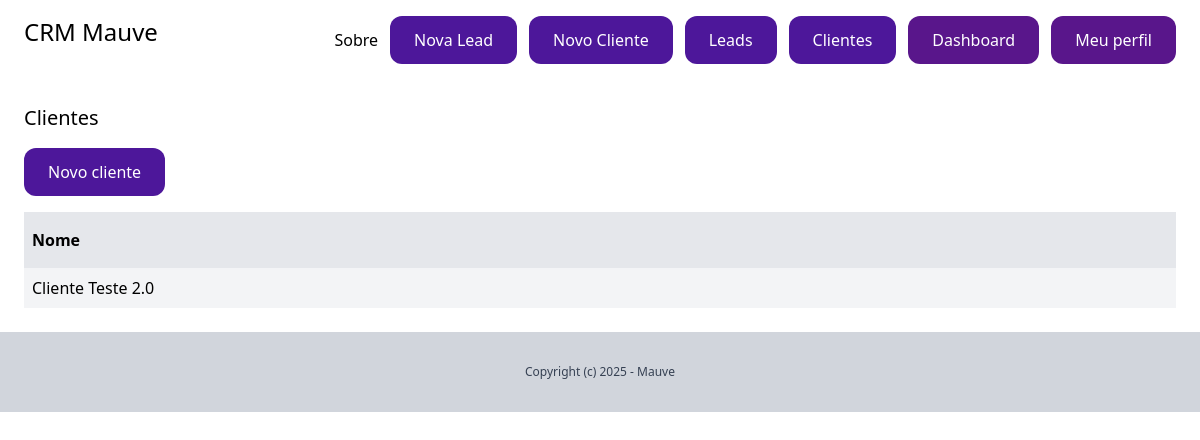
The app's page /dashboard/clientes/ (signed in), older data.
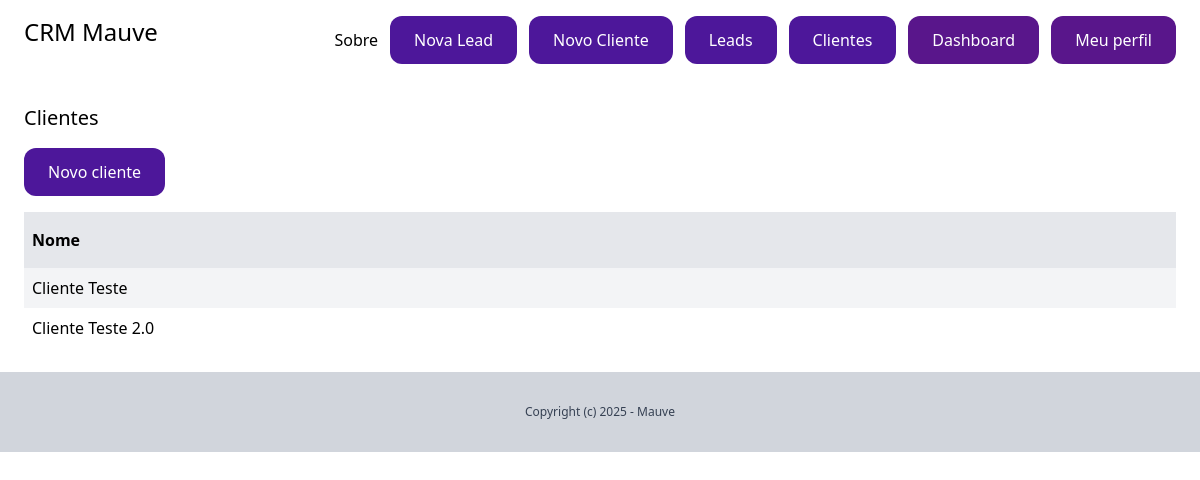
The same page, newer data.
### client/models.py (models this page shows, shortened)
class Client(models.Model):
    team = models.ForeignKey(Team, related_name='clients', on_delete=models.CASCADE)
    nome = models.CharField(max_length=255)
    email = models.EmailField()
    sobre = models.CharField(blank=True, null=True)
    criado_por = models.ForeignKey(User, related_name='clients', on_delete=models.CASCADE)
    criado_em = models.DateTimeField(auto_now_add=True)
    modificado_em = models.DateTimeField(auto_now=True)
    class Meta:
        ordering = ('nome',)

### client/views.py (the view)
# urls.py: path('', views.clients_lista, name='clients_lista'),
@login_required
def clients_lista(request):
    clients = Client.objects.filter(criado_por=request.user)
    return render(request, 'client/clients_lista.html', {
        'clients': clients
})

### client/templates/client/clients_lista.html (shortened to what this page needs)
{% extends 'core/base.html' %}
{% block content %}
    <div class="py-6 px-6">
        <h1 class="mb-4 text-xl">Clientes</h1>
        <a href="#" class="py-3 px-6 inline-block text-white bg-violet-900 rounded-xl hover:bg-violet-600">Novo cliente</a>
        <div class="flex justify-between mt-4">
            <p class="py-4 px-2 bg-gray-200 w-full font-semibold">Nome</p>
        </div>
        {% for client in clients %}
            <div class="flex justify-between">
                <p class="py-2 px-2  w-full {% cycle 'bg-gray-100' '' %}">
                    <a href="{% url 'sobre_client' client.id %}">{{ client.nome }}</a>
                </p>
            </div>
        {% empty %}
            <p class="py-2 px-2 text-gray-900">Você ainda não cadastrou nenhum cliente</p>
        {% endfor %}
    </div>
{% endblock %}

Row changes from the older to the newer data that the page shows:
added Client: nome "Cliente Teste"
